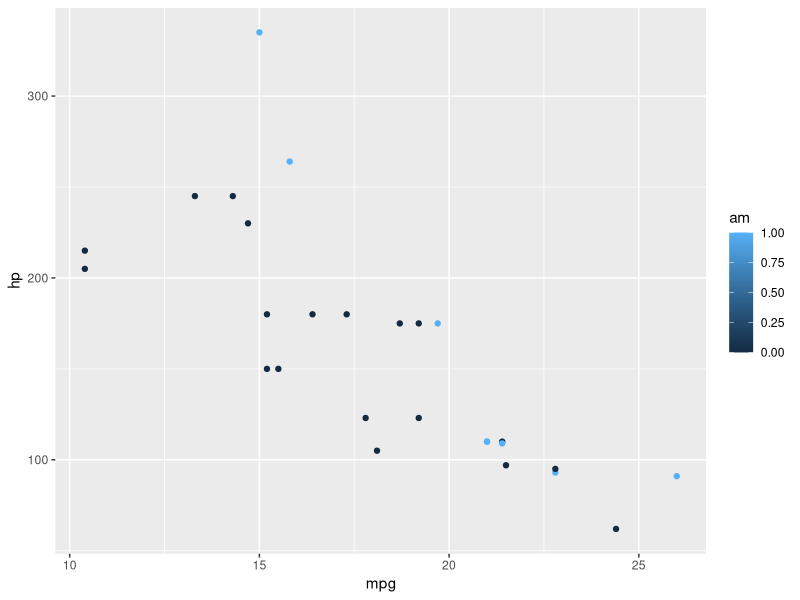

Source code (R):
library(ggplot2)
library(dplyr)
mtcars %>% 
  filter(between(disp, 100, 1000)) %>% 
  ggplot(aes(mpg, hp)) +
  geom_point(aes(color = am))

